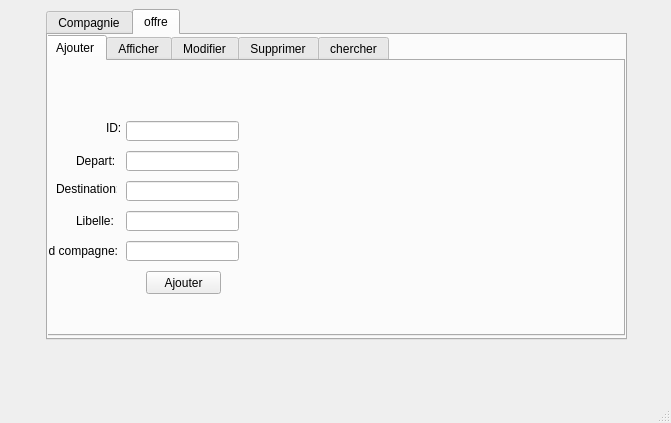
<?xml version="1.0" encoding="UTF-8"?>
<ui version="4.0">
 <class>MainWindow</class>
 <widget class="QMainWindow" name="MainWindow">
  <property name="geometry">
   <rect>
    <x>0</x>
    <y>0</y>
    <width>671</width>
    <height>423</height>
   </rect>
  </property>
  <property name="windowTitle">
   <string>MainWindow</string>
  </property>
  <widget class="QWidget" name="centralwidget">
   <widget class="QTabWidget" name="tabWidget">
    <property name="geometry">
     <rect>
      <x>46</x>
      <y>9</y>
      <width>581</width>
      <height>331</height>
     </rect>
    </property>
    <property name="currentIndex">
     <number>1</number>
    </property>
    <widget class="QWidget" name="tab">
     <attribute name="title">
      <string>Compagnie</string>
     </attribute>
     <widget class="QTabWidget" name="chercher">
      <property name="geometry">
       <rect>
        <x>0</x>
        <y>0</y>
        <width>581</width>
        <height>301</height>
       </rect>
      </property>
      <property name="currentIndex">
       <number>0</number>
      </property>
      <widget class="QWidget" name="tab_7">
       <attribute name="title">
        <string>Ajouter</string>
       </attribute>
       <widget class="QLabel" name="label">
        <property name="geometry">
         <rect>
          <x>40</x>
          <y>40</y>
          <width>61</width>
          <height>21</height>
         </rect>
        </property>
        <property name="text">
         <string>ID:</string>
        </property>
       </widget>
       <widget class="QLabel" name="label_2">
        <property name="geometry">
         <rect>
          <x>30</x>
          <y>80</y>
          <width>61</width>
          <height>21</height>
         </rect>
        </property>
        <property name="text">
         <string>NOM:</string>
        </property>
       </widget>
       <widget class="QLabel" name="label_3">
        <property name="geometry">
         <rect>
          <x>30</x>
          <y>110</y>
          <width>61</width>
          <height>21</height>
         </rect>
        </property>
        <property name="text">
         <string>Pays:</string>
        </property>
       </widget>
       <widget class="QLineEdit" name="lineEdit_id">
        <property name="geometry">
         <rect>
          <x>70</x>
          <y>40</y>
          <width>113</width>
          <height>20</height>
         </rect>
        </property>
       </widget>
       <widget class="QLineEdit" name="lineEdit_nom">
        <property name="geometry">
         <rect>
          <x>70</x>
          <y>80</y>
          <width>113</width>
          <height>20</height>
         </rect>
        </property>
       </widget>
       <widget class="QLineEdit" name="lineEdit_pays">
        <property name="geometry">
         <rect>
          <x>70</x>
          <y>110</y>
          <width>113</width>
          <height>20</height>
         </rect>
        </property>
       </widget>
       <widget class="QPushButton" name="pb_ajouter">
        <property name="geometry">
         <rect>
          <x>90</x>
          <y>150</y>
          <width>75</width>
          <height>23</height>
         </rect>
        </property>
        <property name="text">
         <string>Ajouter</string>
        </property>
       </widget>
       <widget class="QLabel" name="img">
        <property name="geometry">
         <rect>
          <x>4</x>
          <y>5</y>
          <width>571</width>
          <height>271</height>
         </rect>
        </property>
        <property name="text">
         <string/>
        </property>
       </widget>
       <zorder>img</zorder>
       <zorder>label</zorder>
       <zorder>label_2</zorder>
       <zorder>label_3</zorder>
       <zorder>lineEdit_id</zorder>
       <zorder>lineEdit_nom</zorder>
       <zorder>lineEdit_pays</zorder>
       <zorder>pb_ajouter</zorder>
      </widget>
      <widget class="QWidget" name="tab_10">
       <attribute name="title">
        <string>Afficher</string>
       </attribute>
       <widget class="QTableView" name="tabcompagnie">
        <property name="geometry">
         <rect>
          <x>15</x>
          <y>20</y>
          <width>551</width>
          <height>241</height>
         </rect>
        </property>
       </widget>
       <widget class="QLabel" name="img5">
        <property name="geometry">
         <rect>
          <x>0</x>
          <y>0</y>
          <width>571</width>
          <height>271</height>
         </rect>
        </property>
        <property name="text">
         <string/>
        </property>
       </widget>
       <zorder>img5</zorder>
       <zorder>tabcompagnie</zorder>
      </widget>
      <widget class="QWidget" name="tab_9">
       <attribute name="title">
        <string>Modifier</string>
       </attribute>
       <widget class="QLineEdit" name="id2">
        <property name="geometry">
         <rect>
          <x>90</x>
          <y>50</y>
          <width>113</width>
          <height>20</height>
         </rect>
        </property>
       </widget>
       <widget class="QLineEdit" name="pays1">
        <property name="geometry">
         <rect>
          <x>90</x>
          <y>90</y>
          <width>113</width>
          <height>20</height>
         </rect>
        </property>
       </widget>
       <widget class="QLineEdit" name="nom1">
        <property name="geometry">
         <rect>
          <x>90</x>
          <y>130</y>
          <width>113</width>
          <height>20</height>
         </rect>
        </property>
       </widget>
       <widget class="QLabel" name="label_4">
        <property name="geometry">
         <rect>
          <x>50</x>
          <y>50</y>
          <width>47</width>
          <height>13</height>
         </rect>
        </property>
        <property name="text">
         <string>ID:</string>
        </property>
       </widget>
       <widget class="QLabel" name="label_5">
        <property name="geometry">
         <rect>
          <x>40</x>
          <y>90</y>
          <width>47</width>
          <height>13</height>
         </rect>
        </property>
        <property name="text">
         <string>PAYS:</string>
        </property>
       </widget>
       <widget class="QLabel" name="label_6">
        <property name="geometry">
         <rect>
          <x>40</x>
          <y>130</y>
          <width>47</width>
          <height>13</height>
         </rect>
        </property>
        <property name="text">
         <string>NOM:</string>
        </property>
       </widget>
       <widget class="QPushButton" name="pb_ajouter_2">
        <property name="geometry">
         <rect>
          <x>120</x>
          <y>170</y>
          <width>75</width>
          <height>23</height>
         </rect>
        </property>
        <property name="text">
         <string>Modifier</string>
        </property>
       </widget>
       <widget class="QLabel" name="img2">
        <property name="geometry">
         <rect>
          <x>0</x>
          <y>0</y>
          <width>571</width>
          <height>271</height>
         </rect>
        </property>
        <property name="text">
         <string/>
        </property>
       </widget>
       <zorder>img2</zorder>
       <zorder>id2</zorder>
       <zorder>pays1</zorder>
       <zorder>nom1</zorder>
       <zorder>label_4</zorder>
       <zorder>label_5</zorder>
       <zorder>label_6</zorder>
       <zorder>pb_ajouter_2</zorder>
      </widget>
      <widget class="QWidget" name="tab_8">
       <attribute name="title">
        <string>supprimer</string>
       </attribute>
       <widget class="QLabel" name="label_7">
        <property name="geometry">
         <rect>
          <x>10</x>
          <y>40</y>
          <width>47</width>
          <height>13</height>
         </rect>
        </property>
        <property name="text">
         <string>ID:</string>
        </property>
       </widget>
       <widget class="QLineEdit" name="lineEdit_id_5">
        <property name="geometry">
         <rect>
          <x>50</x>
          <y>40</y>
          <width>113</width>
          <height>20</height>
         </rect>
        </property>
       </widget>
       <widget class="QPushButton" name="pb_ajouter_3">
        <property name="geometry">
         <rect>
          <x>80</x>
          <y>100</y>
          <width>75</width>
          <height>23</height>
         </rect>
        </property>
        <property name="text">
         <string>supprimer</string>
        </property>
       </widget>
       <widget class="QLabel" name="img3">
        <property name="geometry">
         <rect>
          <x>0</x>
          <y>0</y>
          <width>571</width>
          <height>271</height>
         </rect>
        </property>
        <property name="text">
         <string/>
        </property>
       </widget>
       <zorder>img3</zorder>
       <zorder>label_7</zorder>
       <zorder>lineEdit_id_5</zorder>
       <zorder>pb_ajouter_3</zorder>
      </widget>
      <widget class="QWidget" name="tab_11">
       <attribute name="title">
        <string>chercher</string>
       </attribute>
       <widget class="QPushButton" name="pb_ajouter_7">
        <property name="geometry">
         <rect>
          <x>180</x>
          <y>20</y>
          <width>75</width>
          <height>23</height>
         </rect>
        </property>
        <property name="text">
         <string>chercher</string>
        </property>
       </widget>
       <widget class="QLineEdit" name="lineEdit_rechercher">
        <property name="geometry">
         <rect>
          <x>50</x>
          <y>20</y>
          <width>113</width>
          <height>20</height>
         </rect>
        </property>
       </widget>
       <widget class="QLabel" name="label_24">
        <property name="geometry">
         <rect>
          <x>20</x>
          <y>20</y>
          <width>47</width>
          <height>13</height>
         </rect>
        </property>
        <property name="text">
         <string>ID:</string>
        </property>
       </widget>
       <widget class="QTableView" name="tabrechercher">
        <property name="geometry">
         <rect>
          <x>15</x>
          <y>51</y>
          <width>551</width>
          <height>211</height>
         </rect>
        </property>
       </widget>
       <widget class="QLabel" name="img4">
        <property name="geometry">
         <rect>
          <x>0</x>
          <y>0</y>
          <width>571</width>
          <height>271</height>
         </rect>
        </property>
        <property name="text">
         <string/>
        </property>
       </widget>
       <zorder>img4</zorder>
       <zorder>pb_ajouter_7</zorder>
       <zorder>lineEdit_rechercher</zorder>
       <zorder>label_24</zorder>
       <zorder>tabrechercher</zorder>
      </widget>
     </widget>
    </widget>
    <widget class="QWidget" name="tab_2">
     <attribute name="title">
      <string>offre</string>
     </attribute>
     <widget class="QTabWidget" name="tabWidget_2">
      <property name="geometry">
       <rect>
        <x>-4</x>
        <y>0</y>
        <width>581</width>
        <height>301</height>
       </rect>
      </property>
      <property name="currentIndex">
       <number>0</number>
      </property>
      <widget class="QWidget" name="tab_3">
       <attribute name="title">
        <string>Ajouter</string>
       </attribute>
       <widget class="QLabel" name="label_8">
        <property name="geometry">
         <rect>
          <x>60</x>
          <y>60</y>
          <width>47</width>
          <height>13</height>
         </rect>
        </property>
        <property name="text">
         <string>ID:</string>
        </property>
       </widget>
       <widget class="QLabel" name="label_9">
        <property name="geometry">
         <rect>
          <x>30</x>
          <y>90</y>
          <width>51</width>
          <height>20</height>
         </rect>
        </property>
        <property name="text">
         <string>Depart:</string>
        </property>
       </widget>
       <widget class="QLabel" name="label_10">
        <property name="geometry">
         <rect>
          <x>10</x>
          <y>120</y>
          <width>61</width>
          <height>16</height>
         </rect>
        </property>
        <property name="text">
         <string>Destination:</string>
        </property>
       </widget>
       <widget class="QLabel" name="label_11">
        <property name="geometry">
         <rect>
          <x>30</x>
          <y>150</y>
          <width>51</width>
          <height>20</height>
         </rect>
        </property>
        <property name="text">
         <string>Libelle:</string>
        </property>
       </widget>
       <widget class="QLineEdit" name="id">
        <property name="geometry">
         <rect>
          <x>80</x>
          <y>60</y>
          <width>113</width>
          <height>20</height>
         </rect>
        </property>
       </widget>
       <widget class="QLineEdit" name="destination">
        <property name="geometry">
         <rect>
          <x>80</x>
          <y>120</y>
          <width>113</width>
          <height>20</height>
         </rect>
        </property>
       </widget>
       <widget class="QLineEdit" name="depart">
        <property name="geometry">
         <rect>
          <x>80</x>
          <y>90</y>
          <width>113</width>
          <height>20</height>
         </rect>
        </property>
       </widget>
       <widget class="QLineEdit" name="libelle">
        <property name="geometry">
         <rect>
          <x>80</x>
          <y>150</y>
          <width>113</width>
          <height>20</height>
         </rect>
        </property>
       </widget>
       <widget class="QPushButton" name="pb_ajouter_4">
        <property name="geometry">
         <rect>
          <x>100</x>
          <y>210</y>
          <width>75</width>
          <height>23</height>
         </rect>
        </property>
        <property name="text">
         <string>Ajouter</string>
        </property>
       </widget>
       <widget class="QLabel" name="img6">
        <property name="geometry">
         <rect>
          <x>0</x>
          <y>0</y>
          <width>571</width>
          <height>271</height>
         </rect>
        </property>
        <property name="text">
         <string/>
        </property>
       </widget>
       <widget class="QLineEdit" name="idc">
        <property name="geometry">
         <rect>
          <x>80</x>
          <y>180</y>
          <width>113</width>
          <height>20</height>
         </rect>
        </property>
       </widget>
       <widget class="QLabel" name="label_18">
        <property name="geometry">
         <rect>
          <x>0</x>
          <y>180</y>
          <width>81</width>
          <height>20</height>
         </rect>
        </property>
        <property name="text">
         <string>id compagne:</string>
        </property>
       </widget>
       <zorder>img6</zorder>
       <zorder>label_8</zorder>
       <zorder>label_9</zorder>
       <zorder>label_10</zorder>
       <zorder>label_11</zorder>
       <zorder>id</zorder>
       <zorder>destination</zorder>
       <zorder>depart</zorder>
       <zorder>libelle</zorder>
       <zorder>pb_ajouter_4</zorder>
       <zorder>idc</zorder>
       <zorder>label_18</zorder>
      </widget>
      <widget class="QWidget" name="tab_5">
       <attribute name="title">
        <string>Afficher</string>
       </attribute>
       <widget class="QTableView" name="taboffre">
        <property name="geometry">
         <rect>
          <x>10</x>
          <y>50</y>
          <width>551</width>
          <height>192</height>
         </rect>
        </property>
       </widget>
      </widget>
      <widget class="QWidget" name="tab_6">
       <attribute name="title">
        <string>Modifier</string>
       </attribute>
       <widget class="QLabel" name="label_12">
        <property name="geometry">
         <rect>
          <x>80</x>
          <y>60</y>
          <width>47</width>
          <height>13</height>
         </rect>
        </property>
        <property name="text">
         <string>ID:</string>
        </property>
       </widget>
       <widget class="QLineEdit" name="id2_2">
        <property name="geometry">
         <rect>
          <x>100</x>
          <y>60</y>
          <width>113</width>
          <height>20</height>
         </rect>
        </property>
       </widget>
       <widget class="QLabel" name="label_13">
        <property name="geometry">
         <rect>
          <x>60</x>
          <y>90</y>
          <width>51</width>
          <height>20</height>
         </rect>
        </property>
        <property name="text">
         <string>Depart:</string>
        </property>
       </widget>
       <widget class="QLabel" name="label_14">
        <property name="geometry">
         <rect>
          <x>40</x>
          <y>120</y>
          <width>61</width>
          <height>16</height>
         </rect>
        </property>
        <property name="text">
         <string>Destination:</string>
        </property>
       </widget>
       <widget class="QLabel" name="label_15">
        <property name="geometry">
         <rect>
          <x>60</x>
          <y>150</y>
          <width>51</width>
          <height>20</height>
         </rect>
        </property>
        <property name="text">
         <string>Libelle:</string>
        </property>
       </widget>
       <widget class="QLineEdit" name="dep2">
        <property name="geometry">
         <rect>
          <x>100</x>
          <y>90</y>
          <width>113</width>
          <height>20</height>
         </rect>
        </property>
       </widget>
       <widget class="QLineEdit" name="des2">
        <property name="geometry">
         <rect>
          <x>100</x>
          <y>120</y>
          <width>113</width>
          <height>20</height>
         </rect>
        </property>
       </widget>
       <widget class="QLineEdit" name="lib2">
        <property name="geometry">
         <rect>
          <x>100</x>
          <y>150</y>
          <width>113</width>
          <height>20</height>
         </rect>
        </property>
       </widget>
       <widget class="QPushButton" name="pb_ajouter_5">
        <property name="geometry">
         <rect>
          <x>120</x>
          <y>210</y>
          <width>75</width>
          <height>23</height>
         </rect>
        </property>
        <property name="text">
         <string>Modifier</string>
        </property>
       </widget>
       <widget class="QLineEdit" name="id2_3">
        <property name="geometry">
         <rect>
          <x>100</x>
          <y>180</y>
          <width>113</width>
          <height>20</height>
         </rect>
        </property>
       </widget>
       <widget class="QLabel" name="label_17">
        <property name="geometry">
         <rect>
          <x>20</x>
          <y>180</y>
          <width>81</width>
          <height>20</height>
         </rect>
        </property>
        <property name="text">
         <string>id compagne:</string>
        </property>
       </widget>
      </widget>
      <widget class="QWidget" name="tab_4">
       <attribute name="title">
        <string>Supprimer</string>
       </attribute>
       <widget class="QLineEdit" name="id3">
        <property name="geometry">
         <rect>
          <x>90</x>
          <y>60</y>
          <width>113</width>
          <height>20</height>
         </rect>
        </property>
       </widget>
       <widget class="QLabel" name="label_16">
        <property name="geometry">
         <rect>
          <x>70</x>
          <y>60</y>
          <width>47</width>
          <height>13</height>
         </rect>
        </property>
        <property name="text">
         <string>ID:</string>
        </property>
       </widget>
       <widget class="QPushButton" name="pb_ajouter_6">
        <property name="geometry">
         <rect>
          <x>120</x>
          <y>140</y>
          <width>75</width>
          <height>23</height>
         </rect>
        </property>
        <property name="text">
         <string>supprimer</string>
        </property>
       </widget>
      </widget>
      <widget class="QWidget" name="tab_12">
       <attribute name="title">
        <string>chercher</string>
       </attribute>
       <widget class="QTableView" name="taboffre_2">
        <property name="geometry">
         <rect>
          <x>15</x>
          <y>51</y>
          <width>511</width>
          <height>211</height>
         </rect>
        </property>
       </widget>
       <widget class="QPushButton" name="pb_ajouter_8">
        <property name="geometry">
         <rect>
          <x>170</x>
          <y>10</y>
          <width>75</width>
          <height>23</height>
         </rect>
        </property>
        <property name="text">
         <string>chercher</string>
        </property>
       </widget>
       <widget class="QLineEdit" name="lineEdit_rechercher_2">
        <property name="geometry">
         <rect>
          <x>50</x>
          <y>10</y>
          <width>113</width>
          <height>20</height>
         </rect>
        </property>
       </widget>
       <widget class="QLabel" name="label_25">
        <property name="geometry">
         <rect>
          <x>30</x>
          <y>10</y>
          <width>47</width>
          <height>13</height>
         </rect>
        </property>
        <property name="text">
         <string>ID:</string>
        </property>
       </widget>
      </widget>
     </widget>
    </widget>
   </widget>
  </widget>
  <widget class="QMenuBar" name="menubar">
   <property name="geometry">
    <rect>
     <x>0</x>
     <y>0</y>
     <width>671</width>
     <height>26</height>
    </rect>
   </property>
  </widget>
  <widget class="QStatusBar" name="statusbar"/>
 </widget>
 <resources/>
 <connections/>
</ui>
